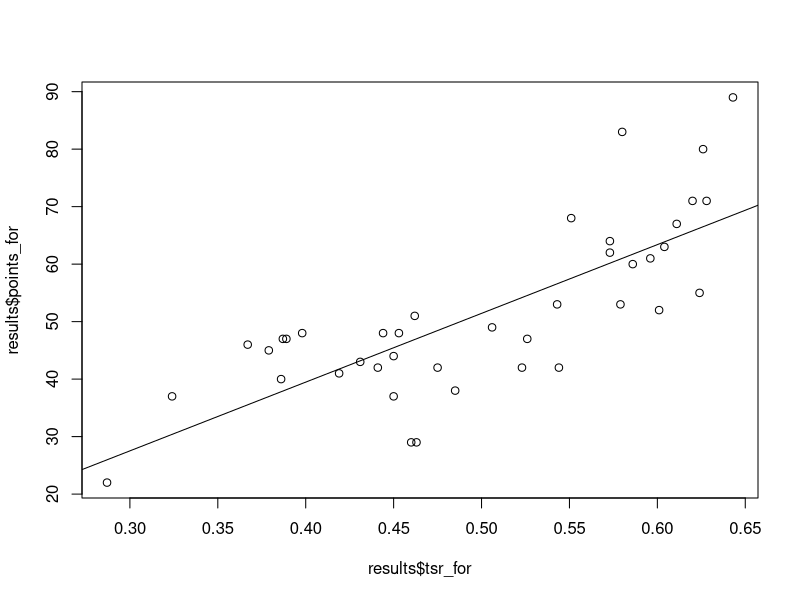
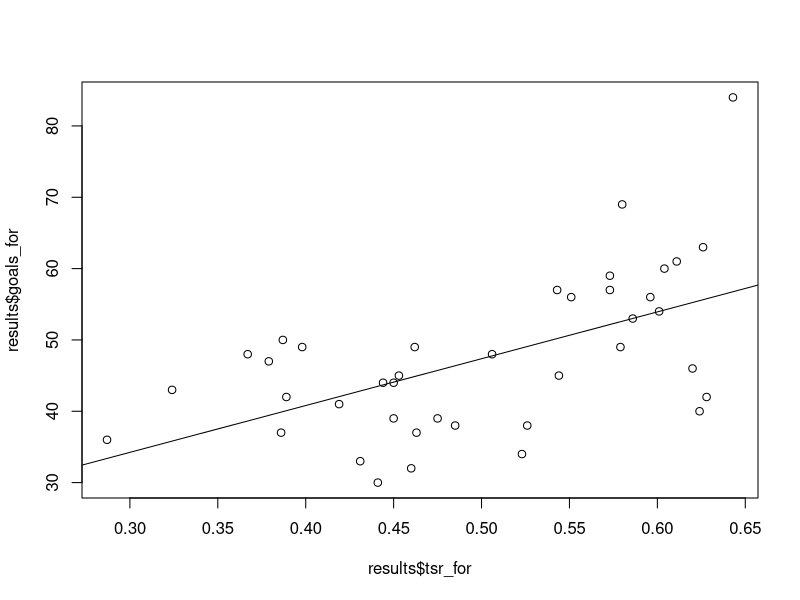

These charts were generated, in order, by the following R code:
results = read.csv("tsr.csv", sep=";", encoding="UTF-8")

# TSR on points
lm_tsr_points = lm(results$points_for ~ results$tsr_for)
summary(lm_tsr_points)
plot(results$tsr_for, results$points_for)
abline(lm_tsr_points)

# TSR on goals
lm_tsr_goals = lm(results$goals_for ~ results$tsr_for)
summary(lm_tsr_goals)
plot(results$tsr_for, results$goals_for)
abline(lm_tsr_goals)
